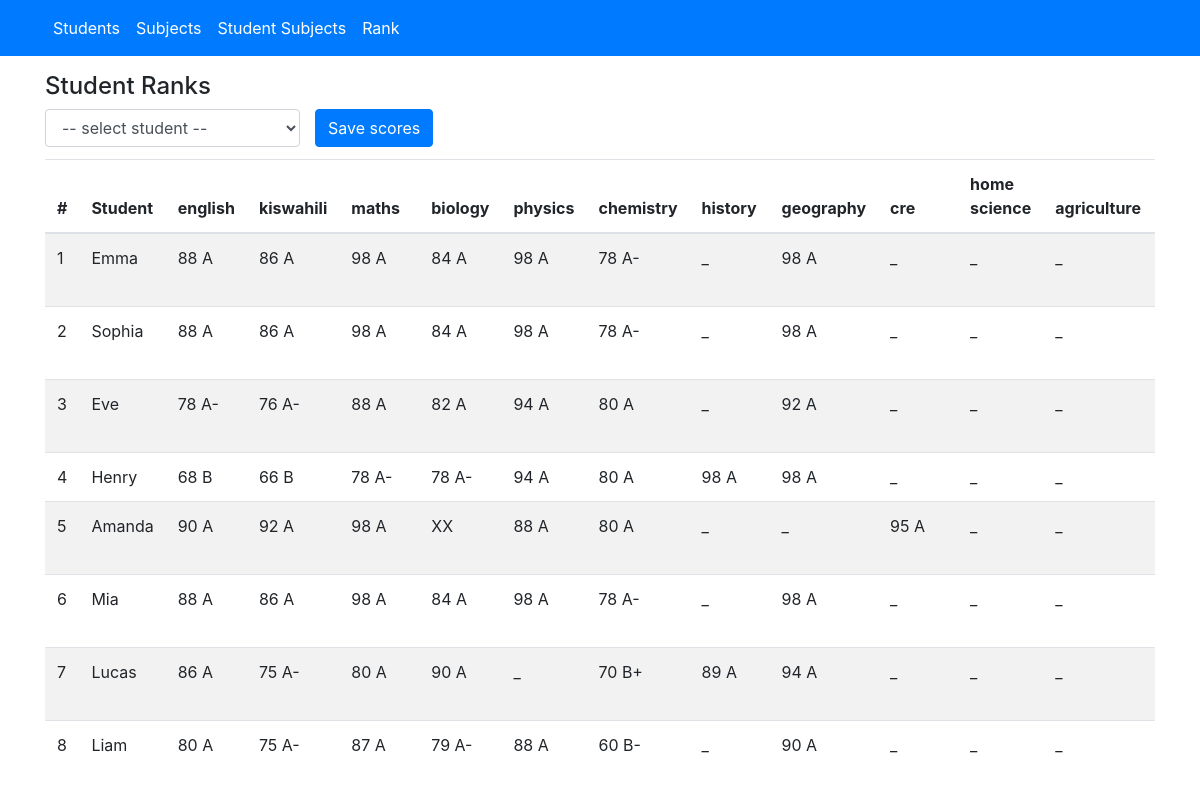
/rank.php, run on the app's committed database.
### tables this page shows
CREATE TABLE "subjects" (
	"id"	INTEGER,
	"name"	TEXT NOT NULL,
	"code"	INTEGER NOT NULL UNIQUE,
	PRIMARY KEY("id" AUTOINCREMENT)
);

CREATE TABLE "students" (
	"id"	INTEGER,
	"name"	TEXT NOT NULL,
	"reg_no"	TEXT NOT NULL UNIQUE,
	PRIMARY KEY("id" AUTOINCREMENT)
);

### database.php (called while the page is built, shortened)
<?php
$pdo = new PDO('sqlite:app.db');
$pdo->setAttribute(PDO::ATTR_ERRMODE, PDO::ERRMODE_EXCEPTION);
function query($sql='', $params=[])
{
    global $pdo;
    $stmt = $pdo->prepare($sql);
    if ($params) {
        $stmt->execute($params);
    } else {
        $stmt->execute();
    }
    return $stmt->fetchAll(PDO::FETCH_ASSOC);
}

### controllers/rank_controller.php (called while the page is built, shortened)
<?php
require_once 'services/rank_score_service.php';
$subject_rows = query('SELECT code, name from subjects ORDER BY code');
$sql = '
SELECT std.id, std.reg_no, std.name FROM students std
INNER JOIN student_scores ss ON ss.student_id = std.id
GROUP BY std.id
';
$students = query($sql);
$sql = '
SELECT subj.code, subj.name, ss.score, ss.student_id FROM subjects subj
INNER JOIN student_scores ss ON ss.subject_id = subj.id
ORDER BY subj.code
';
$subject_scores = query($sql);
$student_scores = array();
foreach ($students as $student_row) {
    $student = $student_row;
    $student['scores'] = array();
    $ttl_points = 0;
    $ttl_score = 0;
    foreach ($subject_scores as $score_row) {
        if ($student_row['id'] == $score_row['student_id']) {
            if (!empty($score_row['score'])) {
                $score_row = array_merge($score_row, rank_score($score_row['score']));
                $ttl_points += $score_row['point'];
                $ttl_score += $score_row['score'];
            }
            $student['scores'][] = $score_row;
        }
    }
    $n = count($student['scores']);
    $avg_points = number_format(($ttl_points/$n), 4) ;
    $avg_score = $ttl_score/$n;
    $student['avg_points'] = $avg_points;
    $student['avg_grade'] = rank_score($avg_score)['grade'];
    $student_scores[] = $student;
}
array_multisort(array_column($student_scores, 'avg_points'), SORT_DESC, $student_scores);
foreach ($student_scores as $key => $student) {
    $student_scores[$key]['position'] = $key+1;
    if (!$key) continue;
    $prev_points = $student_scores[$key-1]['avg_points'];
    $curr_points = $student['avg_points'];
    if ($prev_points == $curr_points) {
        $student_scores[$key]['position'] = $key;
    }
}

### services/rank_score_service.php (called while the page is built, shortened)
<?php
function rank_score($score)
{
    $v = (int) $score;
    $rank = array();
    switch (true) {
        case ($v > 79 && $v <= 100):
            $rank['point'] = 12;
            $rank['grade'] = 'A';
            break;
        case ($v > 74 && $v < 80):
            $rank['point'] = 11;
            $rank['grade'] = 'A-';
            break;
        case ($v > 69 && $v < 75):
            $rank['point'] = 10;
            $rank['grade'] = 'B+';
            break;
        case ($v > 64 && $v < 70):
            $rank['point'] = 9;
            $rank['grade'] = 'B';
            break;
        case ($v > 59 && $v < 65):
            $rank['point'] = 8;
            $rank['grade'] = 'B-';
            break;
    }
    return $rank;
}

### rank.php (the view, shortened to what this page needs)
<!DOCTYPE html>
<html lang="en">
<head>
    <link rel="stylesheet" href="https://stackpath.bootstrapcdn.com/bootstrap/4.3.1/css/bootstrap.min.css">
    <link rel="stylesheet" href="https://cdnjs.cloudflare.com/ajax/libs/bootstrap-multiselect/0.9.13/css/bootstrap-multiselect.css">
</head>
<body>
<?php include 'header.php' ?>
<div class="container">
    <?php require 'controllers/rank_controller.php'; ?>
    <div class="pt-3">
        <h4>Student Ranks</h4>
        <form class="form mb-2" action="" method="POST">
            <div class="row pb-1">
                <div class="col-3">
                    <div class="input-group">
                        <select name="student_id" class="form-control" id="student-id" required>
                            <option value="0">-- select student --</option>
                        </select>
                    </div>
                </div>
                <button type="submit" class="btn btn-primary d-inline">Save scores</button>
            </div>
        </form>
        <div style="height:80vh;overflow:auto">
            <table class="table table-striped" id="rank">
                <thead>
                    <tr>
                        <th>#</th>
                        <th>Student</th>
                        <?php foreach ($subject_rows as $row): ?>
                            <th><?php echo $row['name'] ?></th>
                        <?php endforeach; ?>
                    </tr>
                </thead>
                <tbody>
                    <?php foreach ($student_scores as $key => $student): ?>
                        <tr>
                            <td><?php echo $key+1 ?></td>
                            <td><?php echo $student['name'] ?></td>
                            <?php foreach ($subject_rows as $subject): ?>
                                <td style="min-width: 80px;">
                                    <?php
                                        foreach ($student['scores'] as $score_obj) {
                                            if ($subject['code'] == $score_obj['code']) {
                                                if (!empty($score_obj['score'])) echo $score_obj['score'] .' '. $score_obj['grade'];
                                                else echo 'XX';
                                            }
                                        }
                                    ?>
                                </td>
                            <?php endforeach; ?>
                        </tr>
                    <?php endforeach; ?>
                </tbody>
            </table>
        </div>
    </div>
</div>
</body>
</html>

### header.php (shortened to what this page needs)
<nav class="navbar navbar-expand-lg navbar-dark bg-primary">
    <div class="container">
        <div class="collapse navbar-collapse">
            <ul class="navbar-nav mr-auto">
                <li class="nav-item"><a class="nav-link" href="students.php">Students</a></li>
                <li class="nav-item"><a class="nav-link" href="subjects.php">Subjects</a></li>
                <li class="nav-item"><a class="nav-link" href="student_subjects.php">Student Subjects</a></li>
                <li class="nav-item"><a class="nav-link" href="rank.php">Rank</a></li>
            </ul>
        </div>
    </div>
</nav>

### header.php (style rules this page uses)
.nav-item a:link { color: white!important; }

### data on the page
subjects: name "english", score "88", grade "A", score "78", grade "A-", score "68", grade "B", score "90", score "86", score "80"
subjects: name "kiswahili", score "86", grade "A", score "76", grade "A-", score "66", grade "B", score "92", score "75"
subjects: name "maths", score "98", grade "A", score "88", score "78", grade "A-", score "80", score "87"
subjects: name "biology", score "84", grade "A", score "82", score "78", grade "A-", code "XX", score "90", score "79"
subjects: name "physics", score "98", grade "A", score "94", score "88"
subjects: name "chemistry", score "78", grade "A-", score "80", grade "A", score "70", grade "B+", score "60", grade "B-"
subjects: name "history", score "98", grade "A", score "89"
subjects: name "geography", score "98", grade "A", score "92", score "94", score "90"
subjects: name "cre", score "95", grade "A"
subjects: name "home science"
subjects: name "agriculture"
students: name "Emma"
students: name "Sophia"
students: name "Eve"
students: name "Henry"
students: name "Amanda"
students: name "Mia"
students: name "Lucas"
students: name "Liam"
